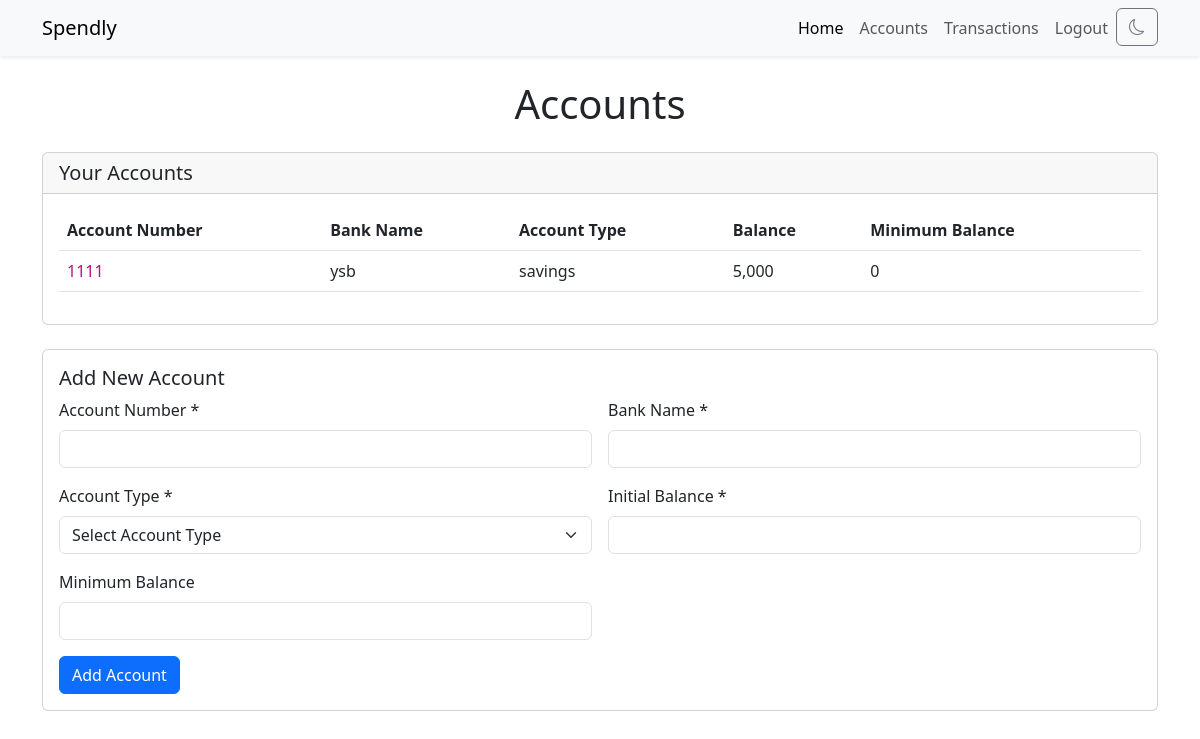
Page /accounts (signed in) on the committed database.
### app.py (models this page shows, shortened)
class AccountsTable(db.Model):
    __tablename__ = 'accounts'
    accno = db.Column(db.String, primary_key = True)
    userid = db.Column(db.Integer, db.ForeignKey("users.id", ondelete='CASCADE'), nullable = False)
    type = db.Column(db.String, nullable = False)
    bank = db.Column(db.String, nullable = False)
    balance = db.Column(db.Integer, nullable = False, default=0)
    minbal = db.Column(db.Integer, default=0)

### app.py (the view, shortened to what this page needs)
@app.route('/accounts', methods = ["GET", "POST"])
@login_required
def accounts():
    form = AccountForm()
    accounts = AccountsTable.query.filter_by(userid=current_user.id).all()
    return render_template('accounts.html', form=form, accounts=accounts, title='Accounts')

### app.py
class AccountForm(FlaskForm):
    account_number = StringField('Account Number', validators=[InputRequired()] )
    type = SelectField('Account Type',choices=[('', 'Select Account Type'), ('savings', 'Savings Account'), ('current', 'Current Account')] ,validators=[InputRequired()])
    bank = StringField('Bank Name', validators=[InputRequired()])
    balance = IntegerField('Current Balance', validators=[InputRequired()])
    minimum_balance = IntegerField('Minimum Balance')
    submit = SubmitField('Add Account')

### app.py (called while the page is built)
@login_manager.user_loader
def load_user(user_id):
    return UsersTable.query.get(int(user_id))

### templates/accounts.html (shortened to what this page needs)
{% extends "layout.html" %}
{% block content %}
<div class="container mt-4">
    <h1 class="mb-4 text-center">Accounts</h1>
    <div class="card mb-4">
        <div class="card-header">
            <h5 class="card-title mb-0">Your Accounts</h5>
        </div>
        <div class="card-body">
            {% if accounts %}
            <table id="accountsTable" class="table">
                <thead>
                    <tr>
                        <th scope="col">Account Number</th>
                        <th scope="col">Bank Name</th>
                        <th scope="col">Account Type</th>
                        <th scope="col">Balance</th>
                        <th scope="col">Minimum Balance</th>
                    </tr>
                </thead>
                <tbody>
                    {% for account in accounts %}
                        {% if account.balance < account.minbal %}
                        <tr class="table-danger">
                        {% else %}
                        <tr>
                        {% endif %}
                            <td><a href="/accountpage/{{account.accno}}" id="link">{{account.accno}}</a></td>
                            <td>{{account.bank}}</td>
                            <td>{{account.type}}</td>
                            <td>{{"{:,}".format(account.balance)}}</td>
                            <td>{{"{:,}".format(account.minbal)}}</td>
                        </tr>
                    {% endfor %}
                </tbody>
            </table>
            {% else %}
            <div class="alert alert-info" role="info">
                <i class="fas fa-exclamation-circle"></i> &nbsp; No accounts created yet.
            </div>
            {% endif %}
        </div>
    </div>
    <div class="card">
        <div class="card-body">
            <h5 class="card-title">Add New Account</h5>
            <form id="addAccountForm" class="row g-3", method="POST">
                <div class="col-md-6">
                    <label for="newAccountNumber" class="form-label">Account Number *</label>
                    {{ form.account_number(class="form-control", id="newAccountNumber") }}
                </div>
                <div class="col-md-6">
                    <label for="newBankName" class="form-label">Bank Name *</label>
                    {{ form.bank(class="form-control", id="newBankName") }}
                </div>
                <div class="col-md-6">
                    <label for="newAccountType" class="form-label">Account Type *</label>
                    {{ form.type(class="form-select", id="newAccountType") }}
                </div>
                <div class="col-md-6">
                    <label for="newAccountBalance" class="form-label">Initial Balance *</label>
                    {{ form.balance(class="form-control", id="newAccountBalance") }}
                </div>
                <div class="col-md-6">
                    <label for="newMinimumBalance" class="form-label">Minimum Balance</label>
                    {{ form.minimum_balance(class="form-control", id="newMinimumBalance") }}
                </div>
                <div class="col-12">
                    {{ form.submit(class="btn btn-primary") }}
                </div>
            </form>
        </div>
    </div>
</div>
{% endblock %}

### static/style.css (style rules this page uses)
body[data-bs-theme="light"] #link:link, body[data-bs-theme="light"] #link:visited { color: #bb0f7f; background-color: transparent; text-decoration: none; }

### rows in the picture
AccountsTable: accno "1111", bank "ysb", type "savings", balance "5,000", minbal "0"
